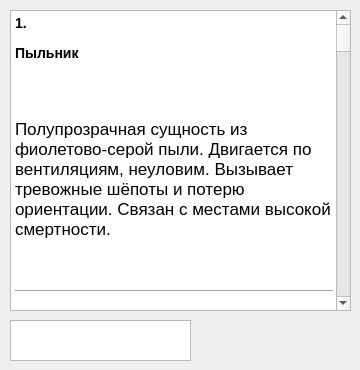
   <widget class="QWidget" name="Bestiary">
    <attribute name="title">
     <string>Bestiary</string>
    </attribute>
    <widget class="QTextEdit" name="textEdit_2">
     <property name="geometry">
      <rect>
       <x>10</x>
       <y>320</y>
       <width>181</width>
       <height>41</height>
      </rect>
     </property>
    </widget>
    <widget class="QTextEdit" name="textEdit">
     <property name="geometry">
      <rect>
       <x>10</x>
       <y>10</y>
       <width>341</width>
       <height>301</height>
      </rect>
     </property>
     <property name="html">
      <string>&lt;!DOCTYPE HTML PUBLIC &quot;-//W3C//DTD HTML 4.0//EN&quot; &quot;http://www.w3.org/TR/REC-html40/strict.dtd&quot;&gt;
&lt;html&gt;&lt;head&gt;&lt;meta name=&quot;qrichtext&quot; content=&quot;1&quot; /&gt;&lt;meta charset=&quot;utf-8&quot; /&gt;&lt;style type=&quot;text/css&quot;&gt;
p, li { white-space: pre-wrap; }
hr { height: 1px; border-width: 0; }
li.unchecked::marker { content: &quot;\2610&quot;; }
li.checked::marker { content: &quot;\2612&quot;; }
&lt;/style&gt;&lt;/head&gt;&lt;body style=&quot; font-family:'Segoe UI'; font-size:9pt; font-weight:400; font-style:normal;&quot;&gt;
&lt;h3 style=&quot; margin-top:14px; margin-bottom:12px; margin-left:0px; margin-right:0px; -qt-block-indent:0; text-indent:0px;&quot;&gt;&lt;span style=&quot; font-family:'.AppleSystemUIFont'; font-size:13pt; font-weight:700;&quot;&gt;1. &lt;/span&gt;&lt;/h3&gt;
&lt;h3 style=&quot; margin-top:14px; margin-bottom:12px; margin-left:0px; margin-right:0px; -qt-block-indent:0; text-indent:0px;&quot;&gt;&lt;span style=&quot; font-family:'.AppleSystemUIFont'; font-size:13pt; font-weight:700;&quot;&gt;Пыльник&lt;/span&gt;&lt;/h3&gt;
&lt;p style=&quot; margin-top:12px; margin-bottom:12px; margin-left:0px; margin-right:0px; -qt-block-indent:0; text-indent:0px;&quot;&gt;&lt;span style=&quot; font-family:'.AppleSystemUIFont'; font-size:13pt;&quot;&gt;&lt;br /&gt;&lt;/span&gt;&lt;/p&gt;
&lt;p style=&quot; margin-top:12px; margin-bottom:12px; margin-left:0px; margin-right:0px; -qt-block-indent:0; text-indent:0px;&quot;&gt;&lt;span style=&quot; font-family:'.AppleSystemUIFont'; font-size:13pt;&quot;&gt;Полупрозрачная сущность из фиолетово-серой пыли. Двигается по вентиляциям, неуловим. Вызывает тревожные шёпоты и потерю ориентации. Связан с местами высокой смертности.&lt;/span&gt;&lt;/p&gt;
&lt;p style=&quot;-qt-paragraph-type:empty; margin-top:12px; margin-bottom:12px; margin-left:0px; margin-right:0px; -qt-block-indent:0; text-indent:0px; font-family:'.AppleSystemUIFont'; font-size:13pt;&quot;&gt;&lt;br /&gt;&lt;/p&gt;
&lt;hr /&gt;
&lt;h3 style=&quot; margin-top:14px; margin-bottom:12px; margin-left:0px; margin-right:0px; -qt-block-indent:0; text-indent:0px;&quot;&gt;&lt;span style=&quot; font-family:'.AppleSystemUIFont'; font-size:13pt; font-weight:700;&quot;&gt;2. &lt;/span&gt;&lt;/h3&gt;
&lt;h3 style=&quot; margin-top:14px; margin-bottom:12px; margin-left:0px; margin-right:0px; -qt-block-indent:0; text-indent:0px;&quot;&gt;&lt;span style=&quot; font-family:'.AppleSystemUIFont'; font-size:13pt; font-weight:700;&quot;&gt;Масочники&lt;/span&gt;&lt;/h3&gt;
&lt;p style=&quot; margin-top:12px; margin-bottom:12px; margin-left:0px; margin-right:0px; -qt-block-indent:0; text-indent:0px;&quot;&gt;&lt;span style=&quot; font-family:'.AppleSystemUIFont'; font-size:13pt;&quot;&gt;&lt;br /&gt;&lt;/span&gt;&lt;/p&gt;
&lt;p style=&quot; margin-top:12px; margin-bottom:12px; margin-left:0px; margin-right:0px; -qt-block-indent:0; text-indent:0px;&quot;&gt;&lt;span style=&quot; font-family:'.AppleSystemUIFont'; font-size:13pt;&quot;&gt;Фигуры в театральных масках. Ходят ночами по запечатанным этажам. Кто вступает в контакт — рискует потерять личность. Поведение похоже на ритуальные танцы.&lt;/span&gt;&lt;/p&gt;
&lt;p style=&quot;-qt-paragraph-type:empty; margin-top:12px; margin-bottom:12px; margin-left:0px; margin-right:0px; -qt-block-indent:0; text-indent:0px; font-family:'.AppleSystemUIFont'; font-size:13pt;&quot;&gt;&lt;br /&gt;&lt;/p&gt;
&lt;hr /&gt;
&lt;h3 style=&quot; margin-top:14px; margin-bottom:12px; margin-left:0px; margin-right:0px; -qt-block-indent:0; text-indent:0px;&quot;&gt;&lt;span style=&quot; font-family:'.AppleSystemUIFont'; font-size:13pt; font-weight:700;&quot;&gt;3. &lt;/span&gt;&lt;/h3&gt;
&lt;h3 style=&quot; margin-top:14px; margin-bottom:12px; margin-left:0px; margin-right:0px; -qt-block-indent:0; text-indent:0px;&quot;&gt;&lt;span style=&quot; font-family:'.AppleSystemUIFont'; font-size:13pt; font-weight:700;&quot;&gt;Ходячая Книга&lt;/span&gt;&lt;/h3&gt;
&lt;p style=&quot; margin-top:12px; margin-bottom:12px; margin-left:0px; margin-right:0px; -qt-block-indent:0; text-indent:0px;&quot;&gt;&lt;span style=&quot; font-family:'.AppleSystemUIFont'; font-size:13pt;&quot;&gt;&lt;br /&gt;&lt;/span&gt;&lt;/p&gt;
&lt;p style=&quot; margin-top:12px; margin-bottom:12px; margin-left:0px; margin-right:0px; -qt-block-indent:0; text-indent:0px;&quot;&gt;&lt;span style=&quot; font-family:'.AppleSystemUIFont'; font-size:13pt;&quot;&gt;Появляется в квартирах, исчезает через день. Кто читает — пропадает. Страницы заполняются именами жертв. Вероятно, создана Самосбором как ловушка.&lt;/span&gt;&lt;/p&gt;
&lt;p style=&quot;-qt-paragraph-type:empty; margin-top:12px; margin-bottom:12px; margin-left:0px; margin-right:0px; -qt-block-indent:0; text-indent:0px; font-family:'.AppleSystemUIFont'; font-size:13pt;&quot;&gt;&lt;br /&gt;&lt;/p&gt;
&lt;hr /&gt;
&lt;h3 style=&quot; margin-top:14px; margin-bottom:12px; margin-left:0px; margin-right:0px; -qt-block-indent:0; text-indent:0px;&quot;&gt;&lt;span style=&quot; font-family:'.AppleSystemUIFont'; font-size:13pt; font-weight:700;&quot;&gt;4. &lt;/span&gt;&lt;/h3&gt;
&lt;h3 style=&quot; margin-top:14px; margin-bottom:12px; margin-left:0px; margin-right:0px; -qt-block-indent:0; text-indent:0px;&quot;&gt;&lt;span style=&quot; font-family:'.AppleSystemUIFont'; font-size:13pt; font-weight:700;&quot;&gt;Псевдодвери&lt;/span&gt;&lt;/h3&gt;
&lt;p style=&quot; margin-top:12px; margin-bottom:12px; margin-left:0px; margin-right:0px; -qt-block-indent:0; text-indent:0px;&quot;&gt;&lt;span style=&quot; font-family:'.AppleSystemUIFont'; font-size:13pt;&quot;&gt;&lt;br /&gt;&lt;/span&gt;&lt;/p&gt;
&lt;p style=&quot; margin-top:12px; margin-bottom:12px; margin-left:0px; margin-right:0px; -qt-block-indent:0; text-indent:0px;&quot;&gt;&lt;span style=&quot; font-family:'.AppleSystemUIFont'; font-size:13pt;&quot;&gt;Двери, ведущие каждый раз в разные места: от пустых коридоров до чернильной темноты. Иногда “живые”, могут “закрыть” за путником путь обратно.&lt;/span&gt;&lt;/p&gt;
&lt;p style=&quot;-qt-paragraph-type:empty; margin-top:12px; margin-bottom:12px; margin-left:0px; margin-right:0px; -qt-block-indent:0; text-indent:0px; font-family:'.AppleSystemUIFont'; font-size:13pt;&quot;&gt;&lt;br /&gt;&lt;/p&gt;
&lt;hr /&gt;
&lt;h3 style=&quot; margin-top:14px; margin-bottom:12px; margin-left:0px; margin-right:0px; -qt-block-indent:0; text-indent:0px;&quot;&gt;&lt;span style=&quot; font-family:'.AppleSystemUIFont'; font-size:13pt; font-weight:700;&quot;&gt;5. &lt;/span&gt;&lt;/h3&gt;
&lt;h3 style=&quot; margin-top:14px; margin-bottom:12px; margin-left:0px; margin-right:0px; -qt-block-indent:0; text-indent:0px;&quot;&gt;&lt;span style=&quot; font-family:'.AppleSystemUIFont'; font-size:13pt; font-weight:700;&quot;&gt;Сетевой&lt;/span&gt;&lt;/h3&gt;
&lt;p style=&quot; margin-top:12px; margin-bottom:12px; margin-left:0px; margin-right:0px; -qt-block-indent:0; text-indent:0px;&quot;&gt;&lt;span style=&quot; font-family:'.AppleSystemUIFont'; font-size:13pt;&quot;&gt;&lt;br /&gt;&lt;/span&gt;&lt;/p&gt;
&lt;p style=&quot; margin-top:12px; margin-bottom:12px; margin-left:0px; margin-right:0px; -qt-block-indent:0; text-indent:0px;&quot;&gt;&lt;span style=&quot; font-family:'.AppleSystemUIFont'; font-size:13pt;&quot;&gt;Существо, сросшееся с системой вещания. Контролирует динамики, свет, сигнал тревоги. Может говорить голосом умерших. Предположительно, это остаток сознания бывшего диктора.&lt;/span&gt;&lt;/p&gt;
&lt;p style=&quot;-qt-paragraph-type:empty; margin-top:12px; margin-bottom:12px; margin-left:0px; margin-right:0px; -qt-block-indent:0; text-indent:0px; font-family:'.AppleSystemUIFont'; font-size:13pt;&quot;&gt;&lt;br /&gt;&lt;/p&gt;
&lt;hr /&gt;
&lt;h3 style=&quot; margin-top:14px; margin-bottom:12px; margin-left:0px; margin-right:0px; -qt-block-indent:0; text-indent:0px;&quot;&gt;&lt;span style=&quot; font-family:'.AppleSystemUIFont'; font-size:13pt; font-weight:700;&quot;&gt;6. &lt;/span&gt;&lt;/h3&gt;
&lt;h3 style=&quot; margin-top:14px; margin-bottom:12px; margin-left:0px; margin-right:0px; -qt-block-indent:0; text-indent:0px;&quot;&gt;&lt;span style=&quot; font-family:'.AppleSystemUIFont'; font-size:13pt; font-weight:700;&quot;&gt;Прожорливый Узел&lt;/span&gt;&lt;/h3&gt;
&lt;p style=&quot; margin-top:12px; margin-bottom:12px; margin-left:0px; margin-right:0px; -qt-block-indent:0; text-indent:0px;&quot;&gt;&lt;span style=&quot; font-family:'.AppleSystemUIFont'; font-size:13pt;&quot;&gt;&lt;br /&gt;&lt;/span&gt;&lt;/p&gt;
&lt;p style=&quot; margin-top:12px; margin-bottom:12px; margin-left:0px; margin-right:0px; -qt-block-indent:0; text-indent:0px;&quot;&gt;&lt;span style=&quot; font-family:'.AppleSystemUIFont'; font-size:13pt;&quot;&gt;Аномальная труба или узел коммуникаций, которая затягивает всё живое. Появляется в техпомещениях. Пищит, стонет, будто живая. Может быть паразитом на теле Гигахрущёвки.&lt;/span&gt;&lt;/p&gt;
&lt;p style=&quot;-qt-paragraph-type:empty; margin-top:12px; margin-bottom:12px; margin-left:0px; margin-right:0px; -qt-block-indent:0; text-indent:0px; font-family:'.AppleSystemUIFont'; font-size:13pt;&quot;&gt;&lt;br /&gt;&lt;/p&gt;
&lt;hr /&gt;
&lt;h3 style=&quot; margin-top:14px; margin-bottom:12px; margin-left:0px; margin-right:0px; -qt-block-indent:0; text-indent:0px;&quot;&gt;&lt;span style=&quot; font-family:'.AppleSystemUIFont'; font-size:13pt; font-weight:700;&quot;&gt;7. &lt;/span&gt;&lt;/h3&gt;
&lt;h3 style=&quot; margin-top:14px; margin-bottom:12px; margin-left:0px; margin-right:0px; -qt-block-indent:0; text-indent:0px;&quot;&gt;&lt;span style=&quot; font-family:'.AppleSystemUIFont'; font-size:13pt; font-weight:700;&quot;&gt;Тень Самосбора&lt;/span&gt;&lt;/h3&gt;
&lt;p style=&quot; margin-top:12px; margin-bottom:12px; margin-left:0px; margin-right:0px; -qt-block-indent:0; text-indent:0px;&quot;&gt;&lt;span style=&quot; font-family:'.AppleSystemUIFont'; font-size:13pt;&quot;&gt;&lt;br /&gt;&lt;/span&gt;&lt;/p&gt;
&lt;p style=&quot; margin-top:12px; margin-bottom:12px; margin-left:0px; margin-right:0px; -qt-block-indent:0; text-indent:0px;&quot;&gt;&lt;span style=&quot; font-family:'.AppleSystemUIFont'; font-size:13pt;&quot;&gt;Силуэт погибшего, повторяющий последние действия. Неопасен напрямую, но может вызвать психологический срыв. Иногда они “смотрят в ответ”…&lt;/span&gt;&lt;/p&gt;
&lt;p style=&quot;-qt-paragraph-type:empty; margin-top:12px; margin-bottom:12px; margin-left:0px; margin-right:0px; -qt-block-indent:0; text-indent:0px; font-family:'.AppleSystemUIFont'; font-size:13pt;&quot;&gt;&lt;br /&gt;&lt;/p&gt;
&lt;hr /&gt;
&lt;h3 style=&quot; margin-top:14px; margin-bottom:12px; margin-left:0px; margin-right:0px; -qt-block-indent:0; text-indent:0px;&quot;&gt;&lt;span style=&quot; font-family:'.AppleSystemUIFont'; font-size:13pt; font-weight:700;&quot;&gt;8. &lt;/span&gt;&lt;/h3&gt;
&lt;h3 style=&quot; margin-top:14px; margin-bottom:12px; margin-left:0px; margin-right:0px; -qt-block-indent:0; text-indent:0px;&quot;&gt;&lt;span style=&quot; font-family:'.AppleSystemUIFont'; font-size:13pt; font-weight:700;&quot;&gt;Памятный Эфир&lt;/span&gt;&lt;/h3&gt;
&lt;p style=&quot; margin-top:12px; margin-bottom:12px; margin-left:0px; margin-right:0px; -qt-block-indent:0; text-indent:0px;&quot;&gt;&lt;span style=&quot; font-family:'.AppleSystemUIFont'; font-size:13pt;&quot;&gt;&lt;br /&gt;&lt;/span&gt;&lt;/p&gt;
&lt;p style=&quot; margin-top:12px; margin-bottom:12px; margin-left:0px; margin-right:0px; -qt-block-indent:0; text-indent:0px;&quot;&gt;&lt;span style=&quot; font-family:'.AppleSystemUIFont'; font-size:13pt;&quot;&gt;Телевизионные передачи с участием давно умерших. Появляются без источника сигнала. Слушание может вызвать потерю памяти, галлюцинации, сомнамбулизм.&lt;/span&gt;&lt;/p&gt;
&lt;p style=&quot;-qt-paragraph-type:empty; margin-top:12px; margin-bottom:12px; margin-left:0px; margin-right:0px; -qt-block-indent:0; text-indent:0px; font-family:'.AppleSystemUIFont'; font-size:13pt;&quot;&gt;&lt;br /&gt;&lt;/p&gt;
&lt;hr /&gt;
&lt;h3 style=&quot; margin-top:14px; margin-bottom:12px; margin-left:0px; margin-right:0px; -qt-block-indent:0; text-indent:0px;&quot;&gt;&lt;span style=&quot; font-family:'.AppleSystemUIFont'; font-size:13pt; font-weight:700;&quot;&gt;9. &lt;/span&gt;&lt;/h3&gt;
&lt;h3 style=&quot; margin-top:14px; margin-bottom:12px; margin-left:0px; margin-right:0px; -qt-block-indent:0; text-indent:0px;&quot;&gt;&lt;span style=&quot; font-family:'.AppleSystemUIFont'; font-size:13pt; font-weight:700;&quot;&gt;Отражатель&lt;/span&gt;&lt;/h3&gt;
&lt;p style=&quot; margin-top:12px; margin-bottom:12px; margin-left:0px; margin-right:0px; -qt-block-indent:0; text-indent:0px;&quot;&gt;&lt;span style=&quot; font-family:'.AppleSystemUIFont'; font-size:13pt;&quot;&gt;&lt;br /&gt;&lt;/span&gt;&lt;/p&gt;
&lt;p style=&quot; margin-top:12px; margin-bottom:12px; margin-left:0px; margin-right:0px; -qt-block-indent:0; text-indent:0px;&quot;&gt;&lt;span style=&quot; font-family:'.AppleSystemUIFont'; font-size:13pt;&quot;&gt;Создаёт двойника человека, обычно ликвидатора. Повторяет речь и движения, но с временным запозданием. Иногда пытается “заменить” оригинал.&lt;/span&gt;&lt;/p&gt;
&lt;p style=&quot;-qt-paragraph-type:empty; margin-top:12px; margin-bottom:12px; margin-left:0px; margin-right:0px; -qt-block-indent:0; text-indent:0px; font-family:'.AppleSystemUIFont'; font-size:13pt;&quot;&gt;&lt;br /&gt;&lt;/p&gt;
&lt;hr /&gt;
&lt;h3 style=&quot; margin-top:14px; margin-bottom:12px; margin-left:0px; margin-right:0px; -qt-block-indent:0; text-indent:0px;&quot;&gt;&lt;span style=&quot; font-family:'.AppleSystemUIFont'; font-size:13pt; font-weight:700;&quot;&gt;10. &lt;/span&gt;&lt;/h3&gt;
&lt;h3 style=&quot; margin-top:14px; margin-bottom:12px; margin-left:0px; margin-right:0px; -qt-block-indent:0; text-indent:0px;&quot;&gt;&lt;span style=&quot; font-family:'.AppleSystemUIFont'; font-size:13pt; font-weight:700;&quot;&gt;Шаркающий&lt;/span&gt;&lt;/h3&gt;
&lt;p style=&quot; margin-top:12px; margin-bottom:12px; margin-left:0px; margin-right:0px; -qt-block-indent:0; text-indent:0px;&quot;&gt;&lt;span style=&quot; font-family:'.AppleSystemUIFont'; font-size:13pt;&quot;&gt;&lt;br /&gt;&lt;/span&gt;&lt;/p&gt;
&lt;p style=&quot; margin-top:12px; margin-bottom:12px; margin-left:0px; margin-right:0px; -qt-block-indent:0; text-indent:0px;&quot;&gt;&lt;span style=&quot; font-family:'.AppleSystemUIFont'; font-size:13pt;&quot;&gt;Невидимый хищник, существующий только как звук: шаги, скрежет. Преследует одиночек. Те, кто слышал его близко, исчезают. Встречается чаще в старых лестничных клетках.&lt;/span&gt;&lt;/p&gt;
&lt;p style=&quot;-qt-paragraph-type:empty; margin-top:12px; margin-bottom:12px; margin-left:0px; margin-right:0px; -qt-block-indent:0; text-indent:0px; font-family:'.AppleSystemUIFont'; font-size:13pt;&quot;&gt;&lt;br /&gt;&lt;/p&gt;
&lt;hr /&gt;
&lt;h3 style=&quot; margin-top:14px; margin-bottom:12px; margin-left:0px; margin-right:0px; -qt-block-indent:0; text-indent:0px;&quot;&gt;&lt;span style=&quot; font-family:'.AppleSystemUIFont'; font-size:13pt; font-weight:700;&quot;&gt;11. &lt;/span&gt;&lt;/h3&gt;
&lt;h3 style=&quot; margin-top:14px; margin-bottom:12px; margin-left:0px; margin-right:0px; -qt-block-indent:0; text-indent:0px;&quot;&gt;&lt;span style=&quot; font-family:'.AppleSystemUIFont'; font-size:13pt; font-weight:700;&quot;&gt;Паутина Имен&lt;/span&gt;&lt;/h3&gt;
&lt;p style=&quot; margin-top:12px; margin-bottom:12px; margin-left:0px; margin-right:0px; -qt-block-indent:0; text-indent:0px;&quot;&gt;&lt;span style=&quot; font-family:'.AppleSystemUIFont'; font-size:13pt;&quot;&gt;&lt;br /&gt;&lt;/span&gt;&lt;/p&gt;
&lt;p style=&quot; margin-top:12px; margin-bottom:12px; margin-left:0px; margin-right:0px; -qt-block-indent:0; text-indent:0px;&quot;&gt;&lt;span style=&quot; font-family:'.AppleSystemUIFont'; font-size:13pt;&quot;&gt;Малозаметная сеть на потолках квартир. В ней — вплетённые бумажки с чужими именами. Если заденешь — можешь забыть своё имя. И чем дольше забыто — тем сильнее привязан к Гигахрущёвке.&lt;/span&gt;&lt;/p&gt;
&lt;p style=&quot;-qt-paragraph-type:empty; margin-top:12px; margin-bottom:12px; margin-left:0px; margin-right:0px; -qt-block-indent:0; text-indent:0px; font-family:'.AppleSystemUIFont'; font-size:13pt;&quot;&gt;&lt;br /&gt;&lt;/p&gt;
&lt;hr /&gt;
&lt;h3 style=&quot; margin-top:14px; margin-bottom:12px; margin-left:0px; margin-right:0px; -qt-block-indent:0; text-indent:0px;&quot;&gt;&lt;span style=&quot; font-family:'.AppleSystemUIFont'; font-size:13pt; font-weight:700;&quot;&gt;12. &lt;/span&gt;&lt;/h3&gt;
&lt;h3 style=&quot; margin-top:14px; margin-bottom:12px; margin-left:0px; margin-right:0px; -qt-block-indent:0; text-indent:0px;&quot;&gt;&lt;span style=&quot; font-family:'.AppleSystemUIFont'; font-size:13pt; font-weight:700;&quot;&gt;Пыльные Глаза&lt;/span&gt;&lt;/h3&gt;
&lt;p style=&quot; margin-top:12px; margin-bottom:12px; margin-left:0px; margin-right:0px; -qt-block-indent:0; text-indent:0px;&quot;&gt;&lt;span style=&quot; font-family:'.AppleSystemUIFont'; font-size:13pt;&quot;&gt;&lt;br /&gt;&lt;/span&gt;&lt;/p&gt;
&lt;p style=&quot; margin-top:12px; margin-bottom:12px; margin-left:0px; margin-right:0px; -qt-block-indent:0; text-indent:0px;&quot;&gt;&lt;span style=&quot; font-family:'.AppleSystemUIFont'; font-size:13pt;&quot;&gt;Парящие глазные яблоки в пыли. Следят за жильцами, остаются неподвижными. Иногда моргают. Кто встретится взглядом — потом не может спать, слышит “наблюдение”.&lt;/span&gt;&lt;/p&gt;
&lt;p style=&quot;-qt-paragraph-type:empty; margin-top:12px; margin-bottom:12px; margin-left:0px; margin-right:0px; -qt-block-indent:0; text-indent:0px; font-family:'.AppleSystemUIFont'; font-size:13pt;&quot;&gt;&lt;br /&gt;&lt;/p&gt;
&lt;hr /&gt;
&lt;h3 style=&quot; margin-top:14px; margin-bottom:12px; margin-left:0px; margin-right:0px; -qt-block-indent:0; text-indent:0px;&quot;&gt;&lt;span style=&quot; font-family:'.AppleSystemUIFont'; font-size:13pt; font-weight:700;&quot;&gt;13. &lt;/span&gt;&lt;/h3&gt;
&lt;h3 style=&quot; margin-top:14px; margin-bottom:12px; margin-left:0px; margin-right:0px; -qt-block-indent:0; text-indent:0px;&quot;&gt;&lt;span style=&quot; font-family:'.AppleSystemUIFont'; font-size:13pt; font-weight:700;&quot;&gt;Речевой Петлитель&lt;/span&gt;&lt;/h3&gt;
&lt;p style=&quot; margin-top:12px; margin-bottom:12px; margin-left:0px; margin-right:0px; -qt-block-indent:0; text-indent:0px;&quot;&gt;&lt;span style=&quot; font-family:'.AppleSystemUIFont'; font-size:13pt;&quot;&gt;&lt;br /&gt;&lt;/span&gt;&lt;/p&gt;
&lt;p style=&quot; margin-top:12px; margin-bottom:12px; margin-left:0px; margin-right:0px; -qt-block-indent:0; text-indent:0px;&quot;&gt;&lt;span style=&quot; font-family:'.AppleSystemUIFont'; font-size:13pt;&quot;&gt;Аномалия в громкоговорителях. Повторяет услышанные фразы, но с искажением смысла. Чем чаще слышишь, тем больше меняется восприятие реальности.&lt;/span&gt;&lt;/p&gt;
&lt;p style=&quot;-qt-paragraph-type:empty; margin-top:12px; margin-bottom:12px; margin-left:0px; margin-right:0px; -qt-block-indent:0; text-indent:0px; font-family:'.AppleSystemUIFont'; font-size:13pt;&quot;&gt;&lt;br /&gt;&lt;/p&gt;
&lt;hr /&gt;
&lt;h3 style=&quot; margin-top:14px; margin-bottom:12px; margin-left:0px; margin-right:0px; -qt-block-indent:0; text-indent:0px;&quot;&gt;&lt;span style=&quot; font-family:'.AppleSystemUIFont'; font-size:13pt; font-weight:700;&quot;&gt;14. &lt;/span&gt;&lt;/h3&gt;
&lt;h3 style=&quot; margin-top:14px; margin-bottom:12px; margin-left:0px; margin-right:0px; -qt-block-indent:0; text-indent:0px;&quot;&gt;&lt;span style=&quot; font-family:'.AppleSystemUIFont'; font-size:13pt; font-weight:700;&quot;&gt;Голодная Плёнка&lt;/span&gt;&lt;/h3&gt;
&lt;p style=&quot; margin-top:12px; margin-bottom:12px; margin-left:0px; margin-right:0px; -qt-block-indent:0; text-indent:0px;&quot;&gt;&lt;span style=&quot; font-family:'.AppleSystemUIFont'; font-size:13pt;&quot;&gt;&lt;br /&gt;&lt;/span&gt;&lt;/p&gt;
&lt;p style=&quot; margin-top:12px; margin-bottom:12px; margin-left:0px; margin-right:0px; -qt-block-indent:0; text-indent:0px;&quot;&gt;&lt;span style=&quot; font-family:'.AppleSystemUIFont'; font-size:13pt;&quot;&gt;Фрагмент плёнки (кино или аудио), появляющийся в квартирах. Если включить — вызывает дежавю, затем потерю чувств, затем “запись поверх разума”. После этого — персонаж может начать вести себя как кто-то другой.&lt;/span&gt;&lt;/p&gt;
&lt;p style=&quot;-qt-paragraph-type:empty; margin-top:12px; margin-bottom:12px; margin-left:0px; margin-right:0px; -qt-block-indent:0; text-indent:0px; font-family:'.AppleSystemUIFont'; font-size:13pt;&quot;&gt;&lt;br /&gt;&lt;/p&gt;
&lt;hr /&gt;
&lt;h3 style=&quot; margin-top:14px; margin-bottom:12px; margin-left:0px; margin-right:0px; -qt-block-indent:0; text-indent:0px;&quot;&gt;&lt;span style=&quot; font-family:'.AppleSystemUIFont'; font-size:13pt; font-weight:700;&quot;&gt;15. &lt;/span&gt;&lt;/h3&gt;
&lt;h3 style=&quot; margin-top:14px; margin-bottom:12px; margin-left:0px; margin-right:0px; -qt-block-indent:0; text-indent:0px;&quot;&gt;&lt;span style=&quot; font-family:'.AppleSystemUIFont'; font-size:13pt; font-weight:700;&quot;&gt;Неправильный Ликвидатор&lt;/span&gt;&lt;/h3&gt;
&lt;p style=&quot; margin-top:12px; margin-bottom:12px; margin-left:0px; margin-right:0px; -qt-block-indent:0; text-indent:0px;&quot;&gt;&lt;span style=&quot; font-family:'.AppleSystemUIFont'; font-size:13pt;&quot;&gt;&lt;br /&gt;&lt;/span&gt;&lt;/p&gt;
&lt;p style=&quot; margin-top:12px; margin-bottom:12px; margin-left:0px; margin-right:0px; -qt-block-indent:0; text-indent:0px;&quot;&gt;&lt;span style=&quot; font-family:'.AppleSystemUIFont'; font-size:13pt;&quot;&gt;Фигура в униформе, не зарегистрированная ни в одном отряде. Повторяет голос знакомого, но с ошибками в речи. Всегда появляется рядом с местами активного Самосбора.&lt;/span&gt;&lt;/p&gt;
&lt;p style=&quot;-qt-paragraph-type:empty; margin-top:12px; margin-bottom:12px; margin-left:0px; margin-right:0px; -qt-block-indent:0; text-indent:0px; font-family:'.AppleSystemUIFont'; font-size:13pt;&quot;&gt;&lt;br /&gt;&lt;/p&gt;
&lt;hr /&gt;
&lt;h3 style=&quot; margin-top:14px; margin-bottom:12px; margin-left:0px; margin-right:0px; -qt-block-indent:0; text-indent:0px;&quot;&gt;&lt;span style=&quot; font-family:'.AppleSystemUIFont'; font-size:13pt; font-weight:700;&quot;&gt;16. &lt;/span&gt;&lt;/h3&gt;
&lt;h3 style=&quot; margin-top:14px; margin-bottom:12px; margin-left:0px; margin-right:0px; -qt-block-indent:0; text-indent:0px;&quot;&gt;&lt;span style=&quot; font-family:'.AppleSystemUIFont'; font-size:13pt; font-weight:700;&quot;&gt;Улыбающийся Угол&lt;/span&gt;&lt;/h3&gt;
&lt;p style=&quot; margin-top:12px; margin-bottom:12px; margin-left:0px; margin-right:0px; -qt-block-indent:0; text-indent:0px;&quot;&gt;&lt;span style=&quot; font-family:'.AppleSystemUIFont'; font-size:13pt;&quot;&gt;&lt;br /&gt;&lt;/span&gt;&lt;/p&gt;
&lt;p style=&quot; margin-top:12px; margin-bottom:12px; margin-left:0px; margin-right:0px; -qt-block-indent:0; text-indent:0px;&quot;&gt;&lt;span style=&quot; font-family:'.AppleSystemUIFont'; font-size:13pt;&quot;&gt;Один из углов в старой квартире “улыбается” — штукатурка образует подобие рта. Иногда шепчет советы. Сначала помогает… потом требует. Те, кто слушает — теряют связь с реальностью.&lt;/span&gt;&lt;/p&gt;
&lt;p style=&quot;-qt-paragraph-type:empty; margin-top:12px; margin-bottom:12px; margin-left:0px; margin-right:0px; -qt-block-indent:0; text-indent:0px; font-family:'.AppleSystemUIFont'; font-size:13pt;&quot;&gt;&lt;br /&gt;&lt;/p&gt;
&lt;hr /&gt;
&lt;h3 style=&quot; margin-top:14px; margin-bottom:12px; margin-left:0px; margin-right:0px; -qt-block-indent:0; text-indent:0px;&quot;&gt;&lt;span style=&quot; font-family:'.AppleSystemUIFont'; font-size:13pt; font-weight:700;&quot;&gt;17. &lt;/span&gt;&lt;/h3&gt;
&lt;h3 style=&quot; margin-top:14px; margin-bottom:12px; margin-left:0px; margin-right:0px; -qt-block-indent:0; text-indent:0px;&quot;&gt;&lt;span style=&quot; font-family:'.AppleSystemUIFont'; font-size:13pt; font-weight:700;&quot;&gt;Механик-Паразит&lt;/span&gt;&lt;/h3&gt;
&lt;p style=&quot; margin-top:12px; margin-bottom:12px; margin-left:0px; margin-right:0px; -qt-block-indent:0; text-indent:0px;&quot;&gt;&lt;span style=&quot; font-family:'.AppleSystemUIFont'; font-size:13pt;&quot;&gt;&lt;br /&gt;&lt;/span&gt;&lt;/p&gt;
&lt;p style=&quot; margin-top:12px; margin-bottom:12px; margin-left:0px; margin-right:0px; -qt-block-indent:0; text-indent:0px;&quot;&gt;&lt;span style=&quot; font-family:'.AppleSystemUIFont'; font-size:13pt;&quot;&gt;Аномалия в образе рабочего. Пытается чинить сломанные предметы, но делает это “неправильно”: розетки начинают петь, чайники — говорить. Позже всё пространство “подстраивается” под его логику.&lt;/span&gt;&lt;/p&gt;
&lt;p style=&quot;-qt-paragraph-type:empty; margin-top:12px; margin-bottom:12px; margin-left:0px; margin-right:0px; -qt-block-indent:0; text-indent:0px; font-family:'.AppleSystemUIFont'; font-size:13pt;&quot;&gt;&lt;br /&gt;&lt;/p&gt;
&lt;hr /&gt;
&lt;h3 style=&quot; margin-top:14px; margin-bottom:12px; margin-left:0px; margin-right:0px; -qt-block-indent:0; text-indent:0px;&quot;&gt;&lt;span style=&quot; font-family:'.AppleSystemUIFont'; font-size:13pt; font-weight:700;&quot;&gt;18. &lt;/span&gt;&lt;/h3&gt;
&lt;h3 style=&quot; margin-top:14px; margin-bottom:12px; margin-left:0px; margin-right:0px; -qt-block-indent:0; text-indent:0px;&quot;&gt;&lt;span style=&quot; font-family:'.AppleSystemUIFont'; font-size:13pt; font-weight:700;&quot;&gt;Запертые Песни&lt;/span&gt;&lt;/h3&gt;
&lt;p style=&quot; margin-top:12px; margin-bottom:12px; margin-left:0px; margin-right:0px; -qt-block-indent:0; text-indent:0px;&quot;&gt;&lt;span style=&quot; font-family:'.AppleSystemUIFont'; font-size:13pt;&quot;&gt;&lt;br /&gt;&lt;/span&gt;&lt;/p&gt;
&lt;p style=&quot; margin-top:12px; margin-bottom:12px; margin-left:0px; margin-right:0px; -qt-block-indent:0; text-indent:0px;&quot;&gt;&lt;span style=&quot; font-family:'.AppleSystemUIFont'; font-size:13pt;&quot;&gt;Из старых кассет и радиоприёмников доносится одна и та же мелодия. Те, кто её напевает — не могут остановиться. Через несколько дней — исчезают. На стене остаётся “запись” их последней песни.&lt;/span&gt;&lt;/p&gt;
&lt;p style=&quot;-qt-paragraph-type:empty; margin-top:12px; margin-bottom:12px; margin-left:0px; margin-right:0px; -qt-block-indent:0; text-indent:0px; font-family:'.AppleSystemUIFont'; font-size:13pt;&quot;&gt;&lt;br /&gt;&lt;/p&gt;
&lt;hr /&gt;
&lt;h3 style=&quot; margin-top:14px; margin-bottom:12px; margin-left:0px; margin-right:0px; -qt-block-indent:0; text-indent:0px;&quot;&gt;&lt;span style=&quot; font-family:'.AppleSystemUIFont'; font-size:13pt; font-weight:700;&quot;&gt;19. &lt;/span&gt;&lt;/h3&gt;
&lt;h3 style=&quot; margin-top:14px; margin-bottom:12px; margin-left:0px; margin-right:0px; -qt-block-indent:0; text-indent:0px;&quot;&gt;&lt;span style=&quot; font-family:'.AppleSystemUIFont'; font-size:13pt; font-weight:700;&quot;&gt;Пепельник&lt;/span&gt;&lt;/h3&gt;
&lt;p style=&quot; margin-top:12px; margin-bottom:12px; margin-left:0px; margin-right:0px; -qt-block-indent:0; text-indent:0px;&quot;&gt;&lt;span style=&quot; font-family:'.AppleSystemUIFont'; font-size:13pt;&quot;&gt;&lt;br /&gt;&lt;/span&gt;&lt;/p&gt;
&lt;p style=&quot; margin-top:12px; margin-bottom:12px; margin-left:0px; margin-right:0px; -qt-block-indent:0; text-indent:0px;&quot;&gt;&lt;span style=&quot; font-family:'.AppleSystemUIFont'; font-size:13pt;&quot;&gt;Образ человека, вылепленный из пепла и пыли. Возникает при сожжении одежды, писем или фотографий погибших. Стоит неподвижно, иногда повторяет жесты ушедших.&lt;/span&gt;&lt;/p&gt;
&lt;p style=&quot;-qt-paragraph-type:empty; margin-top:12px; margin-bottom:12px; margin-left:0px; margin-right:0px; -qt-block-indent:0; text-indent:0px; font-family:'.AppleSystemUIFont'; font-size:13pt;&quot;&gt;&lt;br /&gt;&lt;/p&gt;
&lt;hr /&gt;
&lt;h3 style=&quot; margin-top:14px; margin-bottom:12px; margin-left:0px; margin-right:0px; -qt-block-indent:0; text-indent:0px;&quot;&gt;&lt;span style=&quot; font-family:'.AppleSystemUIFont'; font-size:13pt; font-weight:700;&quot;&gt;20. &lt;/span&gt;&lt;/h3&gt;
&lt;h3 style=&quot; margin-top:14px; margin-bottom:12px; margin-left:0px; margin-right:0px; -qt-block-indent:0; text-indent:0px;&quot;&gt;&lt;span style=&quot; font-family:'.AppleSystemUIFont'; font-size:13pt; font-weight:700;&quot;&gt;Коллектор Снов&lt;/span&gt;&lt;/h3&gt;
&lt;p style=&quot; margin-top:12px; margin-bottom:12px; margin-left:0px; margin-right:0px; -qt-block-indent:0; text-indent:0px;&quot;&gt;&lt;span style=&quot; font-family:'.AppleSystemUIFont'; font-size:13pt;&quot;&gt;&lt;br /&gt;&lt;/span&gt;&lt;/p&gt;
&lt;p style=&quot; margin-top:12px; margin-bottom:12px; margin-left:0px; margin-right:0px; -qt-block-indent:0; text-indent:0px;&quot;&gt;&lt;span style=&quot; font-family:'.AppleSystemUIFont'; font-size:13pt;&quot;&gt;Появляется ночью в образе знакомого. Просит “поделиться сном”. Те, кто соглашается — больше не видят снов вообще. Считается, что он “собирает образы” для Самосбора. &lt;/span&gt;&lt;/p&gt;&lt;/body&gt;&lt;/html&gt;</string>
     </property>
    </widget>
    <widget class="QPushButton" name="pushButton_2">
     <property name="geometry">
      <rect>
       <x>200</x>
       <y>320</y>
       <width>150</width>
       <height>41</height>
      </rect>
     </property>
     <property name="minimumSize">
      <size>
       <width>150</width>
       <height>0</height>
      </size>
     </property>
     <property name="maximumSize">
      <size>
       <width>150</width>
       <height>16777215</height>
      </size>
     </property>
     <property name="styleSheet">
      <string notr="true">QPushButton {
        background: none;
        border:none;
        image: url(:/images/images/SS_PB_SMCW_Search.png);
    }
QPushButton:hover {
        image: url(:/images/images/SS_PB_SMCW_Search_hover.png);
}
QPushButton:pressed {
        image: url(:/images/images/SS_PB_SMCW_Search_push.png);
}</string>
     </property>
     <property name="text">
      <string/>
     </property>
    </widget>
   </widget>
